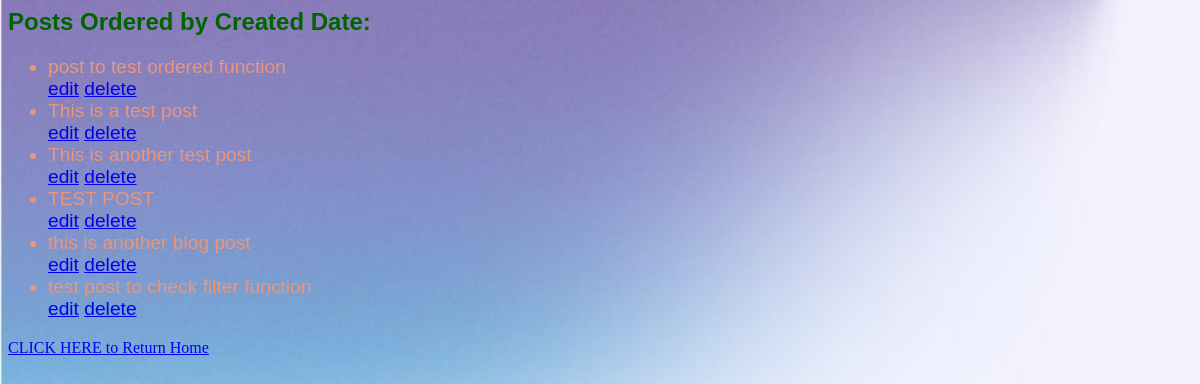
Screenshot of /blog/order with the database file from the repository.
### blog/models.py (models this page shows, shortened)
class Post(models.Model):
    author = models.ForeignKey(settings.AUTH_USER_MODEL, on_delete=models.CASCADE)
    title = models.CharField(max_length=200)
    text = models.TextField()
    created_date = models.DateTimeField(default=timezone.now)
    published_date = models.DateTimeField(blank=True, null=True)

### blog/views.py (the view)
# urls.py: path('order', views.OrderedView.as_view(), name='order'),
class OrderedView(generic.ListView):
  template_name = 'blog/ordered.html'
  context_object_name = 'post_list'
  def get_queryset(self):
    return Post.objects.order_by('created_date')

### blog/templates/blog/ordered.html
{% load static %}
<link rel="stylesheet" type="text/css" href="{% static 'blog/styles.css' %}">
<h2>Posts Ordered by Created Date:</h2>
{% if post_list %}
  <ul>
  {% for post in post_list %}
    <li>{{ post.title }}</li>
    <a href="{% url 'blog:update' post.id %}">edit</a>
    <a href="{% url 'blog:delete' post.id %}">delete</a>
  {% endfor %}
  </ul>
{% else %}
  <p>No posts available.</p>
{% endif %}
<a class = "home" href="{% url 'blog:index' %}">CLICK HERE to Return Home</a>

### blog/static/blog/styles.css (style rules this page uses)
ul { color:darksalmon; font-family:'Franklin Gothic Medium', 'Arial Narrow', Arial, sans-serif; font-size: larger; }
h2 { color:darkgreen; font-family: Verdana, Geneva, Tahoma, sans-serif; }

### rows the page displays
Post: title "post to test ordered function"
Post: title "This is a test post"
Post: title "This is another test post"
Post: title "TEST POST"
Post: title "this is another blog post"
Post: title "test post to check filter function"
